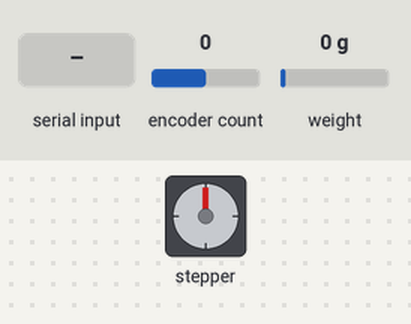
Simulated run of this sketch. Board: Arduino Uno, built with avr-gcc and run on an emulated ATmega328P. Parts: stepper motor. Inputs (shaded band) come from the test bench; at power-on: encoder count 0, weight on the scale 0 g. Stepper angles assume 200 steps per turn; what the sketch prints to the serial monitor is not drawn.

Above: at 2.2 s.
2.3 s: "P90\n" received over Serial
At 3.96 s:
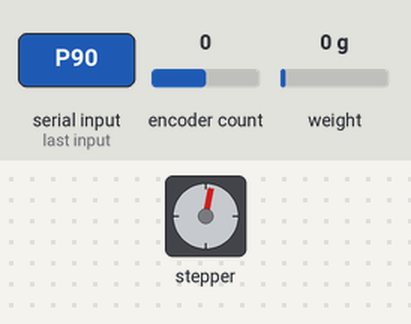
5.3 s: "A" received over Serial
At 5.3 s:
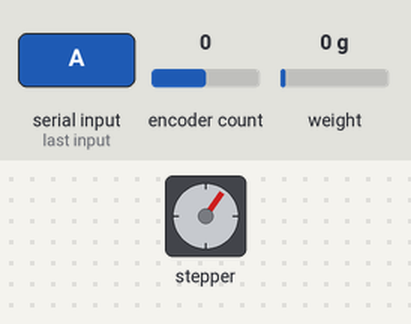
7.8 s: "H" received over Serial
At 8.49 s:
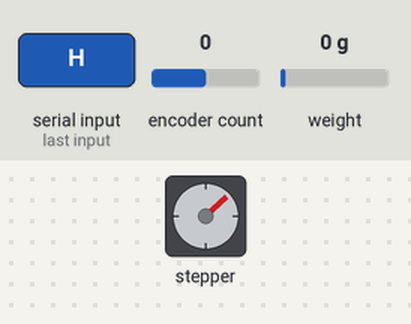
10.8 s: "L" received over Serial
12.3 s: "U" received over Serial
13.8 s: "N90\n" received over Serial
At 15.52 s:
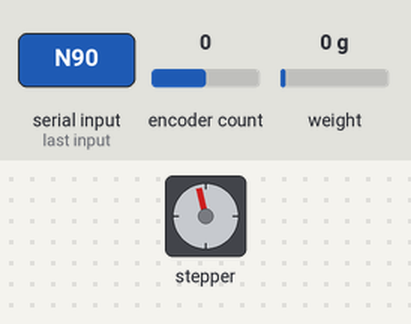
Timing chart, 0 to 19.8 s (numbered marks = the images above; inputs shaded):
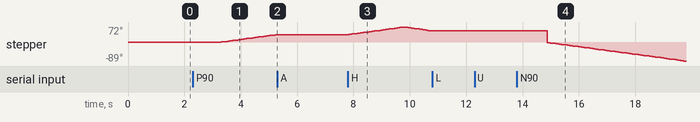

Measured:
- after the input at 2.3 s, stepper: keeps turning clockwise at about 19°/s, starting after 1.0 s
- after the input at 5.3 s, stepper: stops changing and stays 36°
- after the input at 7.8 s, stepper: turns 36° clockwise in 1.9 s, then 18° counter-clockwise in 0.91 s
- after the input at 10.8 s, stepper: stops changing and stays 54°
- after the input at 12.3 s, every drawn part: stays the same
- after the input at 13.8 s, stepper: keeps turning counter-clockwise at about 30°/s, starting after 1.1 s

The sketch:

modif_accell_stepper___encoder.ino
```cpp
//Transforming the motor's rotary motion into linear motion by using a threaded rod:
//Threaded rod's pitch = 2 mm. This means that one revolution will move the nut 2 mm.
//Default stepping = 400 step/revolution.
// 400 step = 1 revolution = 8 mm linear motion. (4 start 2 mm pitch screw)
// 1 cm = 10 mm =>> 10/8 * 400 = 4000/8 = 500 steps are needed to move the nut by 1 cm.


//character for commands
/*
     'C' : Prints all the commands and their functions.
     'P' : Rotates the motor in positive (CW) direction, relative.
     'N' : Rotates the motor in negative (CCW) direction, relative.
     'R' : Rotates the motor to an absolute positive position (+).
     'r' : Rotates the motor to an absolute negative position (-).
     'S' : Stops the motor immediately.
     'A' : Sets an acceleration value.
     'L' : Prints the current position/location of the motor.
     'H' : Goes back to 0 position from the current position (homing).
     'U' : Updates the position current position and makes it as the new 0 position.
*/

#include <AccelStepper.h>
#include <Encoder.h>
#include "HX711.h"

//User-defined values
long receivedSteps = 0; //Number of steps
long receivedSpeed = 0; //Steps / second
long receivedAcceleration = 0; //Steps / second^2
char receivedCommand;
#define dirPin 9
#define stepPin 8
#define motorInterfaceType 1
//-------------------------------------------------------------------------------
int directionMultiplier = 1; // = 1: positive direction, = -1: negative direction
bool newData, runallowed = false; // booleans for new data from serial, and runallowed flag
//AccelStepper stepper(1, 8, 9);// direction Digital 9 (CCW), pulses Digital 8 (CLK)
AccelStepper stepper = AccelStepper(motorInterfaceType, stepPin, dirPin);
//-------------------------------------------------------------------------------
Encoder myEnc(2, 3);
HX711 scale(A2, A3);

void setup()
{
  Serial.begin(115200); //define baud rate
  Serial.println("Demonstration of AccelStepper Library"); //print a messages
  Serial.println("Send 'C' for printing the commands.");

  //setting up some default values for maximum speed and maximum acceleration
  Serial.println("Default speed: 400 steps/s, default acceleration: 800 steps/s^2.");
  stepper.setMaxSpeed(5000); //SPEED = Steps / second
  stepper.setAcceleration(5000); //ACCELERATION = Steps /(second)^2

  stepper.disableOutputs(); //disable outputs
  scale.set_scale(100);                      // this value is obtained by calibrating the scale with known weights; see the README for details
  scale.tare();
}
long oldPosition  = -999;
void loop()
{
  //Constantly looping through these 2 functions.
  //We only use non-blocking commands, so something else (should also be non-blocking) can be done during the movement of the motor

  checkSerial(); //check serial port for new commands
  RunTheMotor(); //function to handle the motor
  //  long newPosition = myEnc.read();
  //  if (newPosition != oldPosition) {
  //    oldPosition = newPosition;
  //    Serial.println(newPosition);
  //  }

  Serial.print(scale.get_units(), 1);
  Serial.println();
}


void RunTheMotor() //function for the motor
{
  if (runallowed == true)
  {
    stepper.enableOutputs(); //enable pins
    stepper.run(); //step the motor (this will step the motor by 1 step at each loop)
  }
  else //program enters this part if the runallowed is FALSE, we do not do anything
  {
    stepper.disableOutputs(); //disable outputs
    return;
  }
}


void checkSerial() //function for receiving the commands
{
  if (Serial.available() > 0) //if something comes from the computer
  {
    receivedCommand = Serial.read(); // pass the value to the receivedCommad variable
    newData = true; //indicate that there is a new data by setting this bool to true

    if (newData == true) //we only enter this long switch-case statement if there is a new command from the computer
    {
      switch (receivedCommand) //we check what is the command
      {

        case 'P': //P uses the move() function of the AccelStepper library, which means that it moves relatively to the current position.

          receivedSteps = Serial.parseFloat(); //value for the steps
          receivedSpeed = Serial.parseFloat(); //value for the speed
          directionMultiplier = 1; //We define the direction
          Serial.println("Positive direction."); //print the action
          RotateRelative(); //Run the function

          //example: P2000 400 - 2000 steps (5 revolution with 400 step/rev microstepping) and 400 steps/s speed
          //In theory, this movement should take 5 seconds
          break;

        case 'N': //N uses the move() function of the AccelStepper library, which means that it moves relatively to the current position.

          receivedSteps = Serial.parseFloat(); //value for the steps
          receivedSpeed = Serial.parseFloat(); //value for the speed
          directionMultiplier = -1; //We define the direction
          Serial.println("Negative direction."); //print action
          RotateRelative(); //Run the function

          //example: N2000 400 - 2000 steps (5 revolution with 400 step/rev microstepping) and 500 steps/s speed; will rotate in the other direction
          //In theory, this movement should take 5 seconds
          break;

        case 'R': //R uses the moveTo() function of the AccelStepper library, which means that it moves absolutely to the current position.

          receivedSteps = Serial.parseFloat(); //value for the steps
          receivedSpeed = Serial.parseFloat(); //value for the speed
          directionMultiplier = 1; //We define the direction
          Serial.println("Absolute position (+)."); //print the action
          RotateAbsolute(); //Run the function

          //example: R800 400 - It moves to the position which is located at +800 steps away from 0.
          break;

        case 'r': //r uses the moveTo() function of the AccelStepper library, which means that it moves absolutely to the current position.

          receivedSteps = Serial.parseFloat(); //value for the steps
          receivedSpeed = Serial.parseFloat(); //value for the speed
          directionMultiplier = -1; //We define the direction
          Serial.println("Absolute position (-)."); //print the action
          RotateAbsolute(); //Run the function

          //example: r800 400 - It moves to the position which is located at -800 steps away from 0.
          break;

        case 'S': // Stops the motor

          stepper.stop(); //stop motor
          stepper.disableOutputs(); //disable power
          Serial.println("Stopped."); //print action
          runallowed = false; //disable running
          break;

        case 'A': // Updates acceleration

          runallowed = false; //we still keep running disabled, since we just update a variable
          stepper.disableOutputs(); //disable power
          receivedAcceleration = Serial.parseFloat(); //receive the acceleration from serial
          stepper.setAcceleration(receivedAcceleration); //update the value of the variable
          Serial.print("New acceleration value: "); //confirm update by message
          Serial.println(receivedAcceleration); //confirm update by message
          break;

        case 'L': //L: Location

          runallowed = false; //we still keep running disabled
          stepper.disableOutputs(); //disable power
          Serial.print("Current location of the motor: ");//Print the message
          Serial.println(stepper.currentPosition()); //Printing the current position in steps.
          break;

        case 'H': //H: Homing

          runallowed = true;
          Serial.println("Homing"); //Print the message
          GoHome();// Run the function
          break;

        case 'U':

          runallowed = false; //we still keep running disabled
          stepper.disableOutputs(); //disable power
          stepper.setCurrentPosition(0); //Reset current position. "new home"
          Serial.print("The current position is updated to: "); //Print message
          Serial.println(stepper.currentPosition()); //Check position after reset.
          break;

        case 'C':

          PrintCommands(); //Print the commands for controlling the motor
          break;

        default:

          break;
      }
    }
    //after we went through the above tasks, newData is set to false again, so we are ready to receive new commands again.
    newData = false;
  }
}


void GoHome()
{
  if (stepper.currentPosition() == 0)
  {
    Serial.println("We are at the home position.");
    stepper.disableOutputs(); //disable power
  }
  else
  {
    stepper.setMaxSpeed(5000); //set speed manually to 400. In this project 400 is 400 step/sec = 1 rev/sec.
    stepper.moveTo(0); //set abolute distance to move
  }
}

void RotateRelative()
{
  //We move X steps from the current position of the stepper motor in a given direction.
  //The direction is determined by the multiplier (+1 or -1)

  runallowed = true; //allow running - this allows entering the RunTheMotor() function.
  stepper.setMaxSpeed(receivedSpeed); //set speed
  stepper.move(directionMultiplier * receivedSteps); //set relative distance and direction
}


void RotateAbsolute()
{
  //We move to an absolute position.
  //The AccelStepper library keeps track of the position.
  //The direction is determined by the multiplier (+1 or -1)
  //Why do we need negative numbers? - If you drive a threaded rod and the zero position is in the middle of the rod...

  runallowed = true; //allow running - this allows entering the RunTheMotor() function.
  stepper.setMaxSpeed(receivedSpeed); //set speed
  stepper.moveTo(directionMultiplier * receivedSteps); //set relative distance
}

void PrintCommands()
{
  //Printing the commands
  Serial.println(" 'C' : Prints all the commands and their functions.");
  Serial.println(" 'P' : Rotates the motor in positive (CW) direction, relative.");
  Serial.println(" 'N' : Rotates the motor in negative (CCW) direction, relative.");
  Serial.println(" 'R' : Rotates the motor to an absolute positive position (+).");
  Serial.println(" 'r' : Rotates the motor to an absolute negative position (-).");
  Serial.println(" 'S' : Stops the motor immediately.");
  Serial.println(" 'A' : Sets an acceleration value.");
  Serial.println(" 'L' : Prints the current position/location of the motor.");
  Serial.println(" 'H' : Goes back to 0 position from the current position (homing).");
  Serial.println(" 'U' : Updates the position current position and makes it as the new 0 position. ");
}
```
